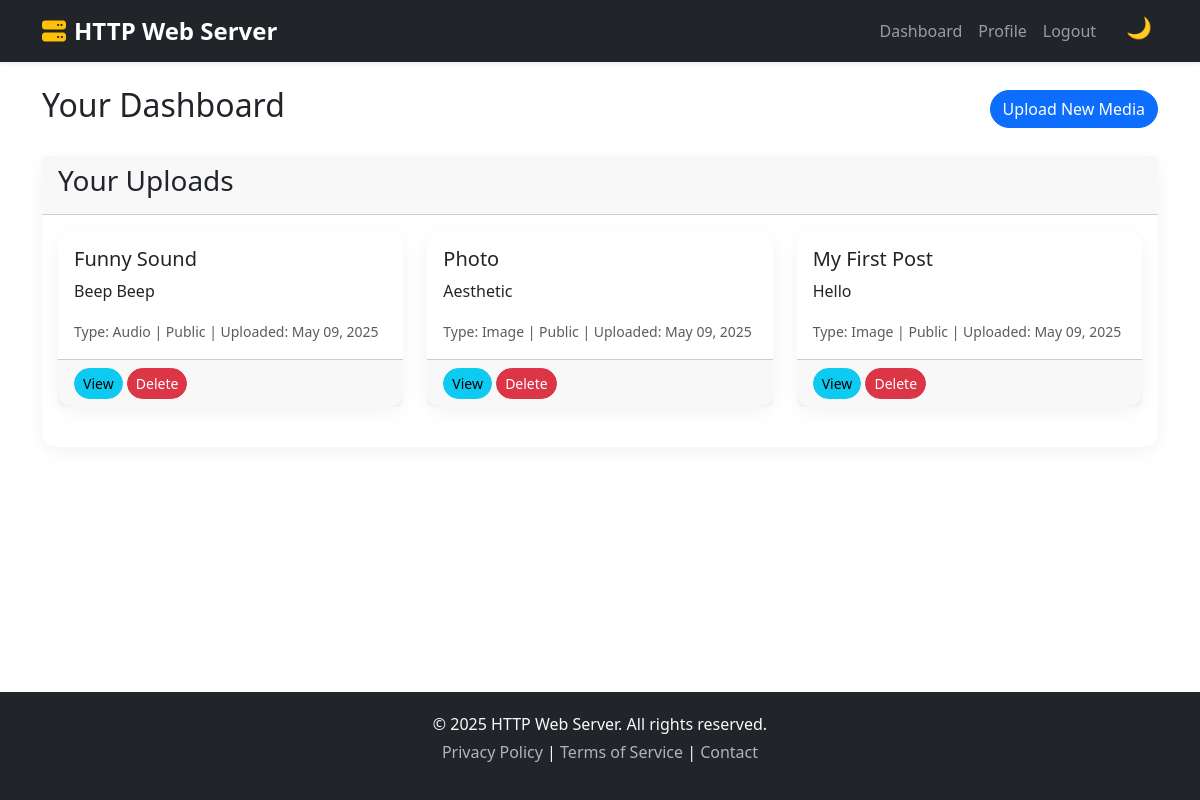
Screenshot of /dashboard/ (signed in) with the database file from the repository.
### media_uploads/models.py (models this page shows, shortened)
class MediaFile(models.Model):
    MEDIA_TYPES = (
        ('image', 'Image'),
        ('video', 'Video'),
        ('audio', 'Audio'),
    )
    user = models.ForeignKey(User, on_delete=models.CASCADE, related_name='media_files')
    title = models.CharField(max_length=100)
    caption = models.TextField(blank=True)
    file = models.FileField(upload_to='uploads/')
    media_type = models.CharField(max_length=5, choices=MEDIA_TYPES)
    is_public = models.BooleanField(default=True)
    uploaded_at = models.DateTimeField(auto_now_add=True)
    class Meta:
        ordering = ['-uploaded_at']

### media_uploads/views.py (the view)
# urls.py: path('dashboard/', views.dashboard, name='dashboard'),
@login_required
def dashboard(request):
    user_media = MediaFile.objects.filter(user=request.user)
    return render(request, 'media_uploads/dashboard.html', {'media_files': user_media})

### templates/media_uploads/dashboard.html (shortened to what this page needs)
{% extends 'base/base.html' %}
{% block content %}
<div class="row mb-4">
    <div class="col-md-12">
        <div class="d-flex justify-content-between align-items-center">
            <h2>Your Dashboard</h2>
            <a href="{% url 'media_uploads:upload_media' %}" class="btn btn-primary">Upload New Media</a>
        </div>
    </div>
</div>
<div class="row">
    <div class="col-md-12">
        <div class="card">
            <div class="card-header">
                <h3>Your Uploads</h3>
            </div>
            <div class="card-body">
                {% if media_files %}
                    <div class="row">
                    {% for media in media_files %}
                        <div class="col-md-4 mb-4">
                            <div class="card h-100">
                                <div class="card-body">
                                    <h5 class="card-title">{{ media.title }}</h5>
                                    <p class="card-text">{{ media.caption|truncatechars:100 }}</p>
                                    <p class="card-text">
                                        <small class="text-muted">
                                            Type: {{ media.get_media_type_display }} |
                                            {% if media.is_public %}Public{% else %}Private{% endif %} |
                                            Uploaded: {{ media.uploaded_at|date:"M d, Y" }}
                                        </small>
                                    </p>
                                </div>
                                <div class="card-footer">
                                    <a href="{% url 'media_uploads:media_detail' media.pk %}" class="btn btn-sm btn-info">View</a>
                                    <a href="{% url 'media_uploads:delete_media' media.pk %}" class="btn btn-sm btn-danger">Delete</a>
                                </div>
                            </div>
                        </div>
                    {% endfor %}
                    </div>
                {% else %}
                    <p>You haven't uploaded any media yet. Click the "Upload New Media" button to get started.</p>
                {% endif %}
            </div>
        </div>
    </div>
</div>
{% endblock %}

### templates/base/base.html (style rules this page uses)
html, body { height: 100%; margin: 0; font-family: 'Segoe UI', sans-serif; transition: background-color 0.3s, color 0.3s; }
body { display: flex; flex-direction: column; background-color: var(--bs-body-bg); color: var(--bs-body-color); }
.card { border: none; border-radius: 15px; transition: transform 0.3s ease, background-color 0.3s; box-shadow: 0 5px 20px rgba(0, 0, 0, 0.05); background-color: var(--bs-card-bg); color: var(--bs-body-color); }
.btn { border-radius: 25px; font-weight: 500; transition: all 0.3s; }
* { transition: background-color 0.3s ease, color 0.3s ease; }

### rows the page displays
MediaFile: title "Funny Sound", caption "Beep Beep", media_type "Audio", is_public "Public", uploaded_at "May 09, 2025"
MediaFile: title "Photo", caption "Aesthetic", media_type "Image", is_public "Public", uploaded_at "May 09, 2025"
MediaFile: title "My First Post", caption "Hello", media_type "Image", is_public "Public", uploaded_at "May 09, 2025"
